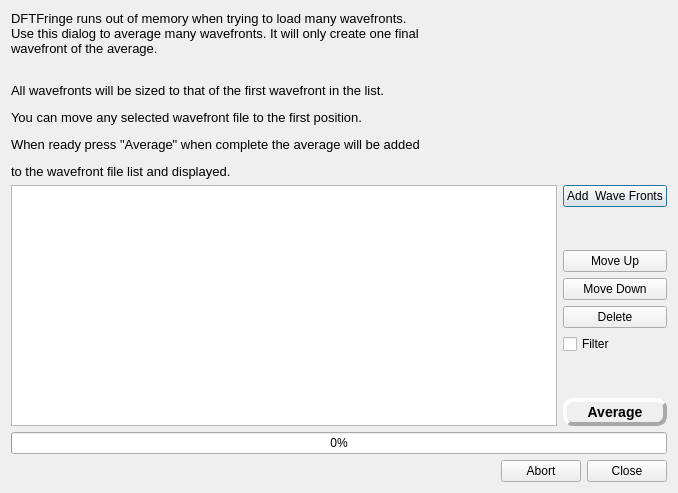
<?xml version="1.0" encoding="UTF-8"?>
<ui version="4.0">
 <class>averageWaveFrontFilesDlg</class>
 <widget class="QDialog" name="averageWaveFrontFilesDlg">
  <property name="geometry">
   <rect>
    <x>0</x>
    <y>0</y>
    <width>678</width>
    <height>493</height>
   </rect>
  </property>
  <property name="windowTitle">
   <string>Average Wave front files.</string>
  </property>
  <layout class="QVBoxLayout" name="verticalLayout_2">
   <item>
    <widget class="QLabel" name="label">
     <property name="text">
      <string>&lt;html&gt;&lt;head/&gt;&lt;body&gt;&lt;p&gt;&lt;span style=&quot; font-size:10pt;&quot;&gt;DFTFringe runs out of memory when trying to load many wavefronts.&lt;br/&gt;Use this dialog to average many wavefronts. It will only create one final&lt;br/&gt;wavefront of the average.&lt;/span&gt;&lt;/p&gt;&lt;p&gt;&lt;span style=&quot; font-size:10pt;&quot;&gt;&lt;br/&gt;All wavefronts will be sized to that of the first wavefront in the list. &lt;/span&gt;&lt;/p&gt;&lt;p&gt;&lt;span style=&quot; font-size:10pt;&quot;&gt;You can move any selected wavefront file to the first position.&lt;/span&gt;&lt;/p&gt;&lt;p&gt;&lt;span style=&quot; font-size:10pt;&quot;&gt;When ready press &amp;quot;Average&amp;quot; when complete the average will be added&lt;/span&gt;&lt;/p&gt;&lt;p&gt;&lt;span style=&quot; font-size:10pt;&quot;&gt;to the wavefront file list and displayed.&lt;/span&gt;&lt;/p&gt;&lt;/body&gt;&lt;/html&gt;</string>
     </property>
     <property name="textFormat">
      <enum>Qt::RichText</enum>
     </property>
    </widget>
   </item>
   <item>
    <layout class="QHBoxLayout" name="horizontalLayout">
     <item>
      <widget class="QListWidget" name="fileList"/>
     </item>
     <item>
      <layout class="QVBoxLayout" name="verticalLayout">
       <item>
        <widget class="QPushButton" name="addFiles">
         <property name="text">
          <string>Add  Wave Fronts</string>
         </property>
        </widget>
       </item>
       <item>
        <spacer name="verticalSpacer_2">
         <property name="orientation">
          <enum>Qt::Vertical</enum>
         </property>
         <property name="sizeHint" stdset="0">
          <size>
           <width>20</width>
           <height>40</height>
          </size>
         </property>
        </spacer>
       </item>
       <item>
        <widget class="QPushButton" name="MoveUp">
         <property name="text">
          <string>Move Up</string>
         </property>
         <property name="icon">
          <iconset resource="DFTResources.qrc">
           <normaloff>:/icons/res/1461974262_f-top_256.png</normaloff>:/icons/res/1461974262_f-top_256.png</iconset>
         </property>
        </widget>
       </item>
       <item>
        <widget class="QPushButton" name="moveDown">
         <property name="text">
          <string>Move Down</string>
         </property>
         <property name="icon">
          <iconset resource="DFTResources.qrc">
           <normaloff>:/icons/res/1461974268_f-bottom_256.png</normaloff>:/icons/res/1461974268_f-bottom_256.png</iconset>
         </property>
        </widget>
       </item>
       <item>
        <widget class="QPushButton" name="deleteFiles">
         <property name="text">
          <string>Delete</string>
         </property>
         <property name="icon">
          <iconset resource="DFTResources.qrc">
           <normaloff>:/icons/res/Button-Close-icon.png</normaloff>:/icons/res/Button-Close-icon.png</iconset>
         </property>
        </widget>
       </item>
       <item>
        <widget class="QCheckBox" name="filterCB">
         <property name="toolTip">
          <string>&lt;html&gt;&lt;head/&gt;&lt;body&gt;&lt;p&gt;Exclude wavefronts from the average that exceed an RMS value.&lt;/p&gt;&lt;p&gt;Excluded wavefronts will be colored in red at the end of the average.&lt;/p&gt;&lt;/body&gt;&lt;/html&gt;</string>
         </property>
         <property name="text">
          <string>Filter</string>
         </property>
        </widget>
       </item>
       <item>
        <spacer name="verticalSpacer">
         <property name="orientation">
          <enum>Qt::Vertical</enum>
         </property>
         <property name="sizeHint" stdset="0">
          <size>
           <width>20</width>
           <height>40</height>
          </size>
         </property>
        </spacer>
       </item>
       <item>
        <widget class="QPushButton" name="process">
         <property name="styleSheet">
          <string notr="true"> QPushButton{ border-style: outset;
                        border-width: 4px;
                        border-radius: 10px;
                        border-color: darkgray;
                        font: bold 14px;
                           padding: 2px; }
</string>
         </property>
         <property name="text">
          <string>Average</string>
         </property>
        </widget>
       </item>
      </layout>
     </item>
    </layout>
   </item>
   <item>
    <widget class="QProgressBar" name="progressBar">
     <property name="value">
      <number>0</number>
     </property>
    </widget>
   </item>
   <item>
    <widget class="QDialogButtonBox" name="buttonBox">
     <property name="orientation">
      <enum>Qt::Horizontal</enum>
     </property>
     <property name="standardButtons">
      <set>QDialogButtonBox::Abort|QDialogButtonBox::Close</set>
     </property>
     <property name="centerButtons">
      <bool>false</bool>
     </property>
    </widget>
   </item>
  </layout>
 </widget>
 <resources>
  <include location="DFTResources.qrc"/>
 </resources>
 <connections>
  <connection>
   <sender>buttonBox</sender>
   <signal>accepted()</signal>
   <receiver>averageWaveFrontFilesDlg</receiver>
   <slot>accept()</slot>
   <hints>
    <hint type="sourcelabel">
     <x>248</x>
     <y>254</y>
    </hint>
    <hint type="destinationlabel">
     <x>157</x>
     <y>274</y>
    </hint>
   </hints>
  </connection>
  <connection>
   <sender>buttonBox</sender>
   <signal>rejected()</signal>
   <receiver>averageWaveFrontFilesDlg</receiver>
   <slot>reject()</slot>
   <hints>
    <hint type="sourcelabel">
     <x>316</x>
     <y>260</y>
    </hint>
    <hint type="destinationlabel">
     <x>286</x>
     <y>274</y>
    </hint>
   </hints>
  </connection>
 </connections>
</ui>
